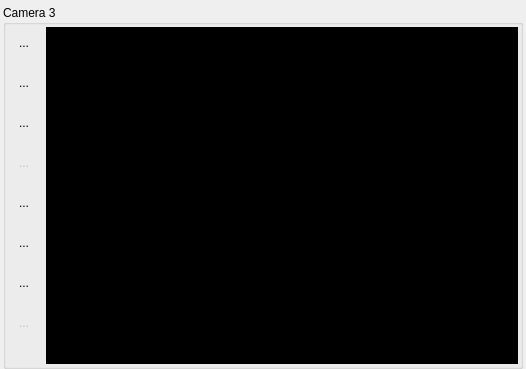
<?xml version="1.0" encoding="UTF-8"?>
<ui version="4.0">
 <class>OneCameraFrame</class>
 <widget class="QFrame" name="OneCameraFrame">
  <property name="geometry">
   <rect>
    <x>0</x>
    <y>0</y>
    <width>526</width>
    <height>369</height>
   </rect>
  </property>
  <property name="windowTitle">
   <string>Frame</string>
  </property>
  <layout class="QVBoxLayout" name="verticalLayout">
   <property name="spacing">
    <number>0</number>
   </property>
   <property name="leftMargin">
    <number>3</number>
   </property>
   <property name="topMargin">
    <number>5</number>
   </property>
   <property name="rightMargin">
    <number>3</number>
   </property>
   <property name="bottomMargin">
    <number>0</number>
   </property>
   <item>
    <widget class="QGroupBox" name="camFeed3GroupBox">
     <property name="toolTip">
      <string>Not connected</string>
     </property>
     <property name="title">
      <string>Camera 3</string>
     </property>
     <property name="flat">
      <bool>false</bool>
     </property>
     <layout class="QHBoxLayout" name="horizontalLayout_3" stretch="0,1">
      <property name="leftMargin">
       <number>2</number>
      </property>
      <property name="topMargin">
       <number>2</number>
      </property>
      <property name="rightMargin">
       <number>2</number>
      </property>
      <property name="bottomMargin">
       <number>2</number>
      </property>
      <item>
       <layout class="QVBoxLayout" name="verticalLayout_5">
        <property name="spacing">
         <number>8</number>
        </property>
        <item>
         <widget class="QToolButton" name="cam3SettingsToolButton">
          <property name="minimumSize">
           <size>
            <width>32</width>
            <height>32</height>
           </size>
          </property>
          <property name="maximumSize">
           <size>
            <width>32</width>
            <height>32</height>
           </size>
          </property>
          <property name="toolTip">
           <string>Setup camera 3.</string>
          </property>
          <property name="text">
           <string>...</string>
          </property>
          <property name="icon">
           <iconset resource="ipfreely.qrc">
            <normaloff>:/icons/Settings-48.png</normaloff>:/icons/Settings-48.png</iconset>
          </property>
          <property name="iconSize">
           <size>
            <width>48</width>
            <height>48</height>
           </size>
          </property>
          <property name="autoRaise">
           <bool>true</bool>
          </property>
         </widget>
        </item>
        <item>
         <widget class="QToolButton" name="cam3ConnectToolButton">
          <property name="enabled">
           <bool>true</bool>
          </property>
          <property name="minimumSize">
           <size>
            <width>32</width>
            <height>32</height>
           </size>
          </property>
          <property name="maximumSize">
           <size>
            <width>32</width>
            <height>32</height>
           </size>
          </property>
          <property name="toolTip">
           <string>Connect to camera stream.</string>
          </property>
          <property name="text">
           <string>...</string>
          </property>
          <property name="icon">
           <iconset resource="ipfreely.qrc">
            <normaloff>:/icons/WallCam_Connect_48.png</normaloff>:/icons/WallCam_Connect_48.png</iconset>
          </property>
          <property name="iconSize">
           <size>
            <width>48</width>
            <height>48</height>
           </size>
          </property>
          <property name="checkable">
           <bool>true</bool>
          </property>
          <property name="autoRaise">
           <bool>true</bool>
          </property>
         </widget>
        </item>
        <item>
         <widget class="QToolButton" name="cam3MotionRegionsToolButton">
          <property name="enabled">
           <bool>true</bool>
          </property>
          <property name="minimumSize">
           <size>
            <width>32</width>
            <height>32</height>
           </size>
          </property>
          <property name="maximumSize">
           <size>
            <width>32</width>
            <height>32</height>
           </size>
          </property>
          <property name="toolTip">
           <string>Set the motion detection regions.</string>
          </property>
          <property name="text">
           <string>...</string>
          </property>
          <property name="icon">
           <iconset resource="ipfreely.qrc">
            <normaloff>:/icons/Motion-48.png</normaloff>:/icons/Motion-48.png</iconset>
          </property>
          <property name="iconSize">
           <size>
            <width>48</width>
            <height>48</height>
           </size>
          </property>
          <property name="checkable">
           <bool>true</bool>
          </property>
          <property name="checked">
           <bool>false</bool>
          </property>
          <property name="autoRaise">
           <bool>true</bool>
          </property>
         </widget>
        </item>
        <item>
         <widget class="QToolButton" name="cam3RemoveMotionRegionsToolButton">
          <property name="enabled">
           <bool>false</bool>
          </property>
          <property name="minimumSize">
           <size>
            <width>32</width>
            <height>32</height>
           </size>
          </property>
          <property name="maximumSize">
           <size>
            <width>32</width>
            <height>32</height>
           </size>
          </property>
          <property name="toolTip">
           <string>&lt;html&gt;&lt;head/&gt;&lt;body&gt;&lt;p&gt;Remove motion detection regions.&lt;/p&gt;&lt;p&gt;By removing all user-defined motion detection regions the motion detector will monitor the whole video frame and highlight motion but detected motion will not trigger recording.&lt;/p&gt;&lt;/body&gt;&lt;/html&gt;</string>
          </property>
          <property name="text">
           <string>...</string>
          </property>
          <property name="icon">
           <iconset resource="ipfreely.qrc">
            <normaloff>:/icons/RemoveMotionRegions-48.png</normaloff>:/icons/RemoveMotionRegions-48.png</iconset>
          </property>
          <property name="iconSize">
           <size>
            <width>48</width>
            <height>48</height>
           </size>
          </property>
          <property name="autoRaise">
           <bool>true</bool>
          </property>
         </widget>
        </item>
        <item>
         <widget class="QToolButton" name="cam3ImageToolButton">
          <property name="enabled">
           <bool>true</bool>
          </property>
          <property name="minimumSize">
           <size>
            <width>32</width>
            <height>32</height>
           </size>
          </property>
          <property name="maximumSize">
           <size>
            <width>32</width>
            <height>32</height>
           </size>
          </property>
          <property name="toolTip">
           <string>Capture an image snapshot.</string>
          </property>
          <property name="text">
           <string>...</string>
          </property>
          <property name="icon">
           <iconset resource="ipfreely.qrc">
            <normaloff>:/icons/Screenshot-48.png</normaloff>:/icons/Screenshot-48.png</iconset>
          </property>
          <property name="iconSize">
           <size>
            <width>48</width>
            <height>48</height>
           </size>
          </property>
          <property name="autoRaise">
           <bool>true</bool>
          </property>
         </widget>
        </item>
        <item>
         <widget class="QToolButton" name="cam3RecordToolButton">
          <property name="enabled">
           <bool>true</bool>
          </property>
          <property name="minimumSize">
           <size>
            <width>32</width>
            <height>32</height>
           </size>
          </property>
          <property name="maximumSize">
           <size>
            <width>32</width>
            <height>32</height>
           </size>
          </property>
          <property name="toolTip">
           <string>Record from camera stream.</string>
          </property>
          <property name="text">
           <string>...</string>
          </property>
          <property name="icon">
           <iconset resource="ipfreely.qrc">
            <normaloff>:/icons/Record-48.png</normaloff>:/icons/Record-48.png</iconset>
          </property>
          <property name="iconSize">
           <size>
            <width>48</width>
            <height>48</height>
           </size>
          </property>
          <property name="checkable">
           <bool>true</bool>
          </property>
          <property name="autoRaise">
           <bool>true</bool>
          </property>
         </widget>
        </item>
        <item>
         <widget class="QToolButton" name="cam3ExpandToolButton">
          <property name="enabled">
           <bool>true</bool>
          </property>
          <property name="minimumSize">
           <size>
            <width>32</width>
            <height>32</height>
           </size>
          </property>
          <property name="maximumSize">
           <size>
            <width>32</width>
            <height>32</height>
           </size>
          </property>
          <property name="toolTip">
           <string>View camera stream in separate window.</string>
          </property>
          <property name="text">
           <string>...</string>
          </property>
          <property name="icon">
           <iconset resource="ipfreely.qrc">
            <normaloff>:/icons/Expand-48.png</normaloff>:/icons/Expand-48.png</iconset>
          </property>
          <property name="iconSize">
           <size>
            <width>48</width>
            <height>48</height>
           </size>
          </property>
          <property name="checkable">
           <bool>false</bool>
          </property>
          <property name="autoRaise">
           <bool>true</bool>
          </property>
         </widget>
        </item>
        <item>
         <widget class="QToolButton" name="cam3StorageToolButton">
          <property name="enabled">
           <bool>false</bool>
          </property>
          <property name="minimumSize">
           <size>
            <width>32</width>
            <height>32</height>
           </size>
          </property>
          <property name="maximumSize">
           <size>
            <width>32</width>
            <height>32</height>
           </size>
          </property>
          <property name="toolTip">
           <string>Browse the camera's on-board storage.</string>
          </property>
          <property name="text">
           <string>...</string>
          </property>
          <property name="icon">
           <iconset resource="ipfreely.qrc">
            <normaloff>:/icons/Storage-48.png</normaloff>:/icons/Storage-48.png</iconset>
          </property>
          <property name="iconSize">
           <size>
            <width>48</width>
            <height>48</height>
           </size>
          </property>
          <property name="autoRaise">
           <bool>true</bool>
          </property>
         </widget>
        </item>
        <item>
         <spacer name="verticalSpacer_3">
          <property name="orientation">
           <enum>Qt::Vertical</enum>
          </property>
          <property name="sizeHint" stdset="0">
           <size>
            <width>20</width>
            <height>40</height>
           </size>
          </property>
         </spacer>
        </item>
       </layout>
      </item>
      <item>
       <widget class="QWidget" name="cam3Widget" native="true">
        <layout class="QVBoxLayout" name="verticalLayout_7">
         <property name="spacing">
          <number>0</number>
         </property>
         <property name="leftMargin">
          <number>0</number>
         </property>
         <property name="topMargin">
          <number>0</number>
         </property>
         <property name="rightMargin">
          <number>0</number>
         </property>
         <property name="bottomMargin">
          <number>0</number>
         </property>
         <item>
          <widget class="QLabel" name="videoFrameLabel">
           <property name="minimumSize">
            <size>
             <width>200</width>
             <height>0</height>
            </size>
           </property>
           <property name="styleSheet">
            <string notr="true">background-color:rgb(0, 0, 0)</string>
           </property>
           <property name="text">
            <string/>
           </property>
          </widget>
         </item>
        </layout>
       </widget>
      </item>
     </layout>
    </widget>
   </item>
  </layout>
 </widget>
 <resources>
  <include location="ipfreely.qrc"/>
 </resources>
 <connections/>
</ui>
